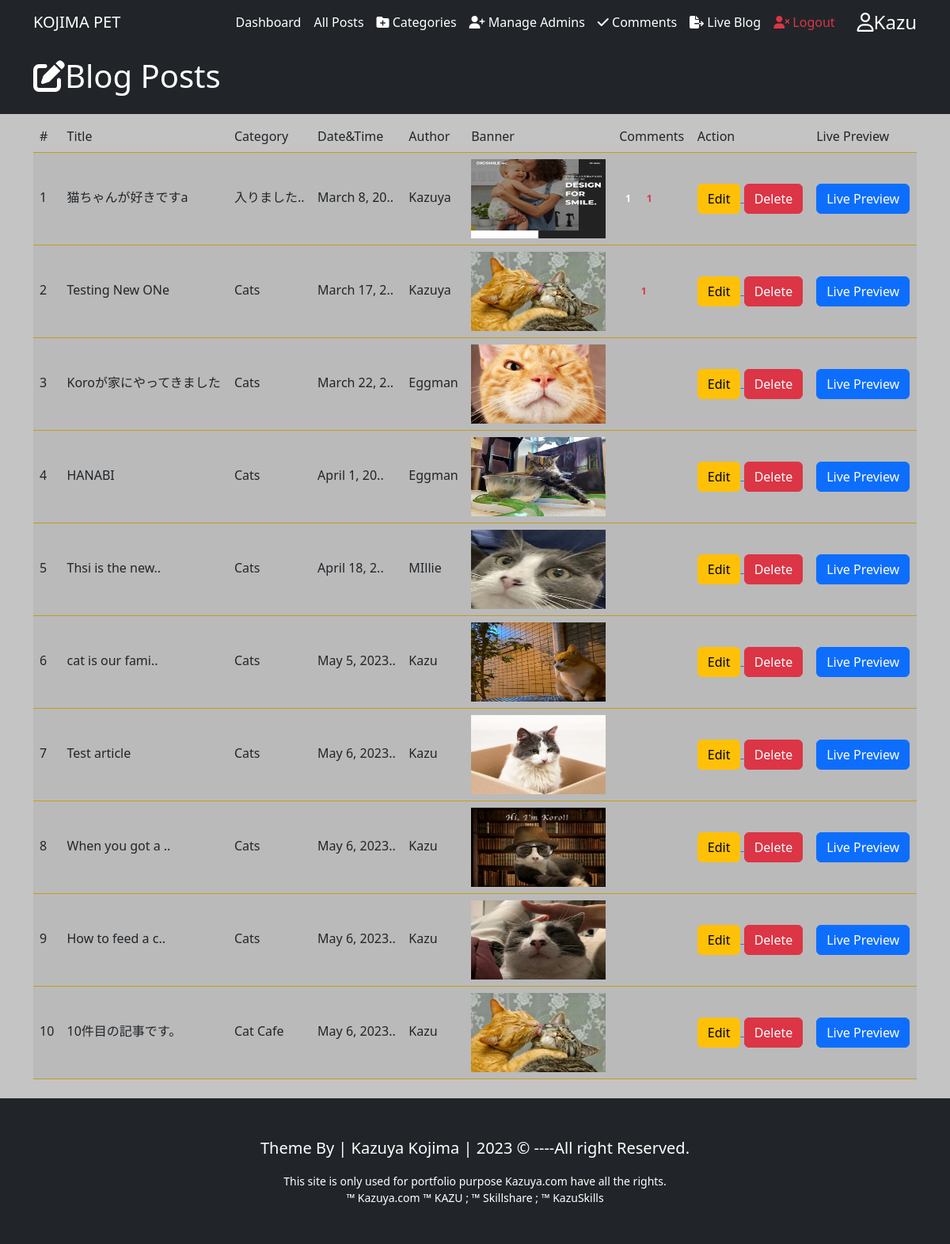
Screenshot of /Posts.php (signed in) with the database file from the repository.
### tables this page shows
CREATE TABLE `posts` (
  `id` int(10) NOT NULL,
  `datetime` varchar(50) NOT NULL,
  `title` varchar(300) NOT NULL,
  `category` varchar(50) NOT NULL,
  `author` varchar(50) NOT NULL,
  `image` varchar(50) NOT NULL,
  `post` varchar(1000) NOT NULL
);

### Posts.php (the view, shortened to what this page needs)
<?php
include('./templates/AdminHeader.php');
?>
<div class="bg-dark text-white py-3">
  <div class="container">
    <div class="row">
      <h1 class=""><i class="fas fa-edit"></i>Blog Posts</h1>
    </div>
  </div>
</div>
<section class="container py-2 mb-r">
  <div class="row">
    <div class="col-lg-12">
      <table class="table table-striped table-hover">
        <thead class="thead-dark">
          <tr>
            <th>#</th>
            <th>Title</th>
            <th>Category</th>
            <th>Date&Time</th>
            <th>Author</th>
            <th>Banner</th>
            <th>Comments</th>
            <th>Action</th>
            <th>Live Preview</th>
          </tr>
        </thead>
        <?php
        $sql = "select * from posts";
        $stmt = $ConnectingDB->query($sql);
        $Sr = 0;
        while ($DataRows = $stmt->fetch()) :
          $Id = $DataRows["id"];
          $DateTime = $DataRows["datetime"];
          $PostTitle = $DataRows["title"];
          $Category = $DataRows["category"];
          $Admin = $DataRows["author"];
          $Image = $DataRows["image"];
          $Sr++;
        ?>
          <tbody>
            <tr>
              <td><?php echo htmlspecialchars($Sr, ENT_QUOTES); ?></td>
              <td>
                <?php
                if (mb_strlen($PostTitle) > 15) {
                  $PostTitle = substr($PostTitle, 0, 15) . '..';
                }
                echo htmlspecialchars($PostTitle, ENT_QUOTES); ?>
              </td>
              <td>
                <?php
                if (strlen($Category) > 8) {
                  $Category = mb_substr($Category, 0, 8) . '..';
                }
                echo htmlspecialchars($Category, ENT_QUOTES); ?></td>
              <td>
                <?php
                if (strlen($DateTime) > 11) {
                  $DateTime = mb_substr($DateTime, 0, 11) . '..';
                }
                echo htmlspecialchars($DateTime, ENT_QUOTES); ?></td>
              <td>
                <?php
                echo htmlspecialchars($Admin, ENT_QUOTES); ?></td>
              <td>
                <img src="Uploads/<?php echo htmlspecialchars($Image, ENT_QUOTES); ?>" class="postListImg">
              </td>
              <td>
                <span class="badge badge-success">
                  <?php
                  $sqlApprove = "select COUNT(*) from comments WHERE post_id = '$Id' AND status = 'ON' ";
                  $stmtApprove = $ConnectingDB->query($sqlApprove);
                  $RowsTotal = $stmtApprove->fetch();
                  $Total = array_shift($RowsTotal);
                  if ($Total) {
                    echo $Total;
                  }
                  ?>
                </span>
                <span class="badge text-danger">
                  <?php
                  $sqlDisApprove = "select COUNT(*) from comments WHERE post_id = '$Id' AND status = 'OFF' ";
                  $stmtDisApprove = $ConnectingDB->query($sqlDisApprove);
                  $RowsTotal = $stmtDisApprove->fetch();
                  $Total = array_shift($RowsTotal);
                  if ($Total) {
                    echo $Total;
                  }
                  ?>
                </span>
              </td>
              <td>
                <a href="./EditPost.php?id=<?php echo htmlspecialchars($Id, ENT_QUOTES); ?>" class="">
                  <span class="btn btn-warning">Edit</span>
                </a>
                <a href="DeletePost.php?id=<?php echo htmlspecialchars($Id, ENT_QUOTES); ?>" class="">
                  <span class="btn btn-danger">Delete</span>
                </a>
              </td>
              <td>
                <a href="FullPost.php?id=<?php echo htmlspecialchars($Id, ENT_QUOTES); ?>" target="_blank"><span class="btn btn-primary">Live Preview</span></a>
              </td>
            </tr>
          </tbody>
        <?php endwhile; ?>
      </table>
    </div>
  </div>
</section>
<?php
include('./templates/Footer.php');
?>

### rows the page displays
posts: title "猫ちゃんが好きですa", category "入りました..", datetime "March 8, 20..", author "Kazuya", image (picture), Total "1"
posts: title "Testing New ONe", category "Cats", datetime "March 17, 2..", author "Kazuya", image (picture), Total "1"
posts: title "Koroが家にやってきました", category "Cats", datetime "March 22, 2..", author "Eggman", image (picture)
posts: title "HANABI", category "Cats", datetime "April 1, 20..", author "Eggman", image (picture)
posts: title "Thsi is the new..", category "Cats", datetime "April 18, 2..", author "MIllie", image (picture)
posts: title "cat is our fami..", category "Cats", datetime "May 5, 2023..", author "Kazu", image (picture)
posts: title "Test article", category "Cats", datetime "May 6, 2023..", author "Kazu", image (picture)
posts: title "When you got a ..", category "Cats", datetime "May 6, 2023..", author "Kazu", image (picture)
posts: title "How to feed a c..", category "Cats", datetime "May 6, 2023..", author "Kazu", image (picture)
posts: title "10件目の記事です。", category "Cat Cafe", datetime "May 6, 2023..", author "Kazu", image (picture)

### other values shown
$Admin "Kazu"
